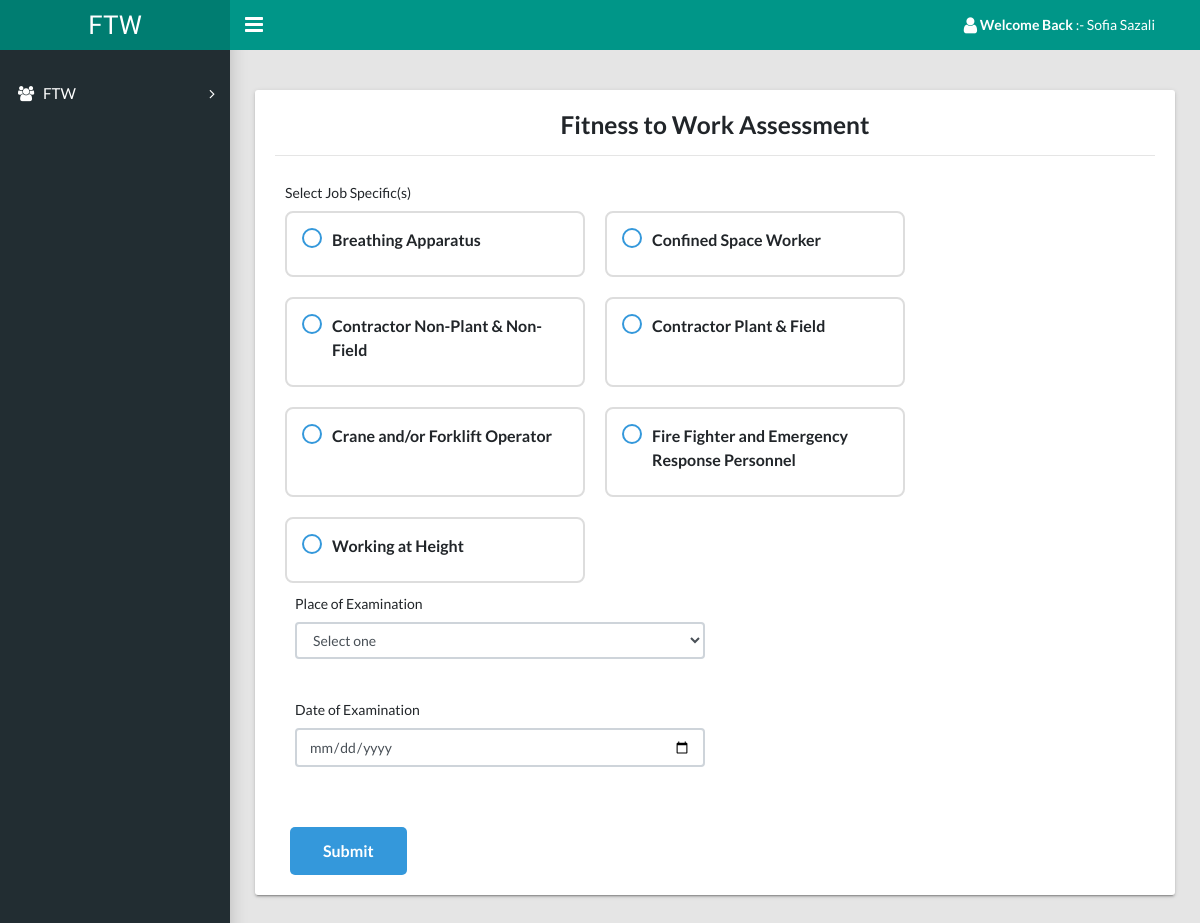
/FTW/emp/FTW/add-ftws.php (signed in), run on the app's committed database.
### tables this page shows
CREATE TABLE `tbljobspecific` (
  `id` int(11) NOT NULL,
  `jobspecific` varchar(45) DEFAULT NULL
);

### FTW/emp/FTW/add-ftws.php (the view, shortened to what this page needs)
<?php
include '../include/config.php';
?>
<!DOCTYPE html>
<html lang="en">
<head>
    <link rel="stylesheet" type="text/css" href="../../css/main.css">
    <link rel="stylesheet" type="text/css" href="https://maxcdn.bootstrapcdn.com/font-awesome/4.7.0/css/font-awesome.min.css">
</head>
<body class="app sidebar-mini rtl">
    <?php include '../include/header.php'; ?>
    <?php include '../include/sidebar.php'; ?>
    <main class="app-content">
        <div class="row">
            <div class="col-md-12">
                <div class="tile">
                    <h3 align="center">Fitness to Work Assessment</h3>
                    <hr/>
                    <form method="POST">
                        <div class="form-group col-md-12">
                            <label class="form-label">Select Job Specific(s)</label>
                            <div class="checkbox-container">
                                <?php
                                $stmt = $dbh->prepare("SELECT * FROM tbljobspecific ORDER BY jobspecific");
                                $stmt->execute();
                                $jobs = $stmt->fetchAll();
                                foreach ($jobs as $job) {
                                    $id = $job['id'];
                                    $name = $job['jobspecific'];
                                    echo "
                                    <div class='checkbox-box'>
                                        <input type='checkbox' name='Department[]' id='job_$id' value='$id' onclick='toggleStatus($id)' class='clearable'>
                                        <label for='job_$id'><strong>$name</strong></label>
                                        <div class='status-options' id='status_$id'>
                                            <label><input type='radio' name='status[$id]' value='Fit'> Fit</label><br>
                                            <label><input type='radio' name='status[$id]' value='Unfit'> Unfit</label><br>
                                            <label><input type='radio' name='status[$id]' value='Fit with Restriction'> Fit with Restriction</label>
                                        </div>
                                    </div>";
                                }
                                ?>
                            </div>
                            <div class="form-group col-md-6">
                                <label class="control-label">Place of Examination</label>
                                <select name="placeExam" id="placeExam" class="form-control" required>
                                    <option value="NA" disabled selected>Select one</option>
                                </select>
                            </div>
                            <div class="form-group col-md-6">
                                <label class="form-label">Date of Examination</label>
                                <input type="date" name="dateExam" class="form-control" required>
                            </div>
                        </div>
                        <div class="button-container col-md-2">
                            <button type="submit" name="SubmitAssessment" class="btn btn-primary">Submit</button>
                        </div>
                    </form>
                </div>
            </div>
        </div>
    </main>
</body>
</html>

### FTW/emp/FTW/add-ftws.php (style rules this page uses)
.form-group { margin-bottom: 20px; }
.col-md-6, .col-md-12 { padding: 10px; }
.checkbox-container { display: flex; flex-wrap: wrap; gap: 20px; }
.checkbox-box { background: #fff; padding: 15px; border-radius: 8px; border: 2px solid #ddd; width: 100%; max-width: 300px; box-sizing: border-box; transition: all 0.3s ease; }
.checkbox-box label { position: relative; cursor: pointer; font-size: 16px; display: block; padding-left: 30px; }
.checkbox-box label:before { content: ""; position: absolute; left: 0; top: 0; width: 20px; height: 20px; border: 2px solid #3498db; border-radius: 50%; background-color: white; transition: background-color 0.3s, border-color 0.3s; }
.btn-primary, .btn-back { background-color: #3498db; border: none; padding: 12px 24px; font-size: 16px; color: white; border-radius: 5px; cursor: pointer; transition: background-color 0.3s ease, transform 0.2s ease; }
.button-container { display: flex; gap: 20px; }
.button-container .btn { flex: 1; }

### data on the page
tbljobspecific: jobspecific "Breathing Apparatus"
tbljobspecific: jobspecific "Confined Space Worker"
tbljobspecific: jobspecific "Contractor Non-Plant & Non-Field"
tbljobspecific: jobspecific "Contractor Plant & Field"
tbljobspecific: jobspecific "Crane and/or Forklift Operator"
tbljobspecific: jobspecific "Fire Fighter and Emergency Response Personnel"
tbljobspecific: jobspecific "Working at Height"

### other printed values
$name "Sofia Sazali"
